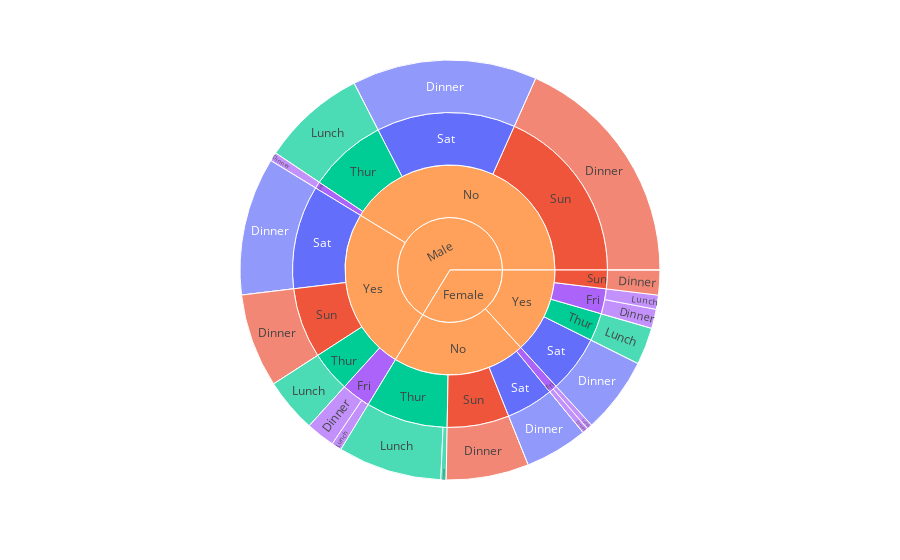

Here is the notebook cell this chart was saved with:
### Code cell
import plotly.express as px
import seaborn as sns
fig = px.sunburst(tips, 
                  path=['sex','smoker', 'day', 'time'], 
                  values='tip' , color='day',
                  hover_data=['tip', 'day', 'time'])
# how can we add more values when we hover the pointer on the plot?
# Show the plot
fig.show()

### Figure 1 — Plotly figure (JSON) as saved in the notebook; plotly's stock layout.template omitted (floating-point values rounded to 4 significant figures; data arrays with more than 128 entries replaced by an {"elided": "..."} marker saying what was removed)
{"data": [{"branchvalues": "total", "customdata": {"elided": "54x4 mixed values"}, "domain": {"x": [0, 1], "y": [0, 1]}, "hovertemplate": "labels=%{label}<br>tip=%{customdata[0]}<br>parent=%{parent}<br>id=%{id}<br>day=%{customdata[3]}<br>time=%{customdata[2]}<extra></extra>", "ids": ["Male/No/Sat/Dinner", "Male/No/Sun/Dinner", "Female/Yes/Sun/Dinner", "Male/Yes/Sun/Dinner", "Female/No/Sat/Dinner", "Female/Yes/Thur", "Female/Yes/Sat/Dinner", "Male/Yes/Sat/Dinner", "Female/No/Fri/Dinner", "Male/No/Fri/Dinner", "Female/Yes/Fri/Dinner", "Male/Yes/Fri/Dinner", "Female/No/Thur/Dinner", "Male/No/Thur", "Female/No/Thur", "Female/No/Sun/Dinner", "Male/Yes/Fri", "Male/No/Fri", "Female/No/Fri", "Male/Yes/Sat", "Female/Yes/Fri", "Male/Yes/Thur", "Female/Yes/Sat", "Male/No/Sat", "Female/No/Sat", "Male/Yes/Sun", "Female/Yes/Sun", "Male/No/Sun", "Female/No/Sun", "Male/Yes", "Female/Yes", "Male/No", "Female/No", "Male/Yes/Thur/Lunch", "Male/No/Thur/Dinner", "Female/Yes/Thur/Lunch", "Male/No/Thur/Lunch", "Female/No/Thur/Lunch", "Male/Yes/Fri/Lunch", "Female/Yes/Fri/Lunch", "Male/No/Fri/Lunch", "Female/No/Fri/Lunch", "Male/Yes/Sat/Lunch", "Female/Yes/Sat/Lunch", "Male/No/Sat/Lunch", "Female/No/Sat/Lunch", "Male/Yes/Sun/Lunch", "Female/Yes/Sun/Lunch", "Male/No/Sun/Lunch", "Female/No/Sun/Lunch", "Male/Yes/Thur/Dinner", "Female/Yes/Thur/Dinner", "Male", "Female"], "labels": ["Dinner", "Dinner", "Dinner", "Dinner", "Dinner", "Thur", "Dinner", "Dinner", "Dinner", "Dinner", "Dinner", "Dinner", "Dinner", "Thur", "Thur", "Dinner", "Fri", "Fri", "Fri", "Sat", "Fri", "Thur", "Sat", "Sat", "Sat", "Sun", "Sun", "Sun", "Sun", "Yes", "Yes", "No", "No", "Lunch", "Dinner", "Lunch", "Lunch", "Lunch", "Lunch", "Lunch", "Lunch", "Lunch", "Lunch", "Lunch", "Lunch", "Lunch", "Lunch", "Lunch", "Lunch", "Lunch", "Dinner", "Dinner", "Male", "Female"], "marker": {"colors": ["#636efa", "#EF553B", "#EF553B", "#EF553B", "#636efa", "#00cc96", "#636efa", "#636efa", "#ab63fa", "#ab63fa", "#ab63fa", "#ab63fa", "#00cc96", "#00cc96", "#00cc96", "#EF553B", "#ab63fa", "#ab63fa", "#ab63fa", "#636efa", "#ab63fa", "#00cc96", "#636efa", "#636efa", "#636efa", "#EF553B", "#EF553B", "#EF553B", "#EF553B", "#FFA15A", "#FFA15A", "#FFA15A", "#FFA15A", "#00cc96", "#19d3f3", "#00cc96", "#00cc96", "#00cc96", "#ab63fa", "#ab63fa", "#19d3f3", "#ab63fa", "#19d3f3", "#19d3f3", "#19d3f3", "#19d3f3", "#19d3f3", "#19d3f3", "#19d3f3", "#19d3f3", "#19d3f3", "#19d3f3", "#FFA15A", "#FFA15A"]}, "name": "", "parents": ["Male/No/Sat", "Male/No/Sun", "Female/Yes/Sun", "Male/Yes/Sun", "Female/No/Sat", "Female/Yes", "Female/Yes/Sat", "Male/Yes/Sat", "Female/No/Fri", "Male/No/Fri", "Female/Yes/Fri", "Male/Yes/Fri", "Female/No/Thur", "Male/No", "Female/No", "Female/No/Sun", "Male/Yes", "Male/No", "Female/No", "Male/Yes", "Female/Yes", "Male/Yes", "Female/Yes", "Male/No", "Female/No", "Male/Yes", "Female/Yes", "Male/No", "Female/No", "Male", "Female", "Male", "Female", "Male/Yes/Thur", "Male/No/Thur", "Female/Yes/Thur", "Male/No/Thur", "Female/No/Thur", "Male/Yes/Fri", "Female/Yes/Fri", "Male/No/Fri", "Female/No/Fri", "Male/Yes/Sat", "Female/Yes/Sat", "Male/No/Sat", "Female/No/Sat", "Male/Yes/Sun", "Female/Yes/Sun", "Male/No/Sun", "Female/No/Sun", "Male/Yes/Thur", "Female/Yes/Thur", "", ""], "type": "sunburst", "values": [104.2, 134.0, 14, 52.82, 35.42, 20.93, 43.03, 77.74, 3.25, 5, 10.8, 16.23, 3, 58.83, 61.49, 46.61, 21.93, 5, 6.25, 77.74, 18.78, 30.58, 43.03, 104.2, 35.42, 52.82, 14, 134.0, 46.61, 183.1, 96.74, 302, 149.8, 30.58, 0, 20.93, 58.83, 58.49, 5.7, 7.98, 0, 3, 0, 0, 0, 0, 0, 0, 0, 0, 0, 0, 485.1, 246.5]}], "layout": {"legend": {"tracegroupgap": 0}, "margin": {"t": 60}}}
